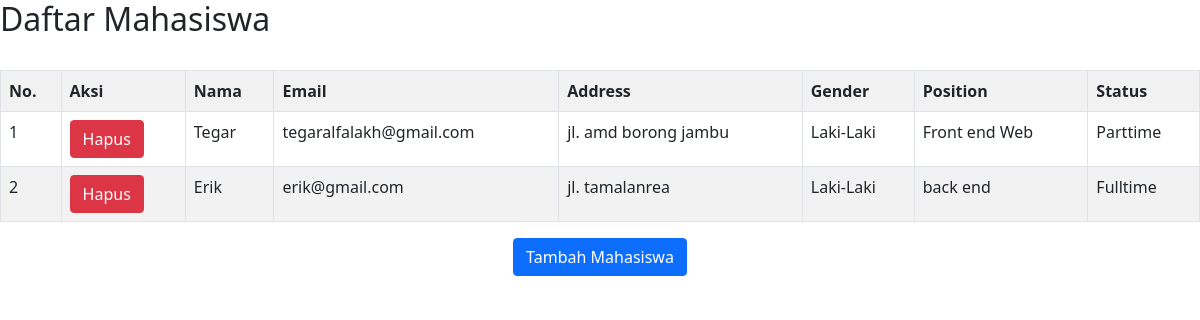
The page / on the database its author committed.
### tables this page shows
CREATE TABLE `mahasiswa` (
  `id` int(11) NOT NULL,
  `nama` varchar(255) NOT NULL,
  `email` varchar(255) NOT NULL,
  `address` varchar(255) NOT NULL,
  `gender` varchar(255) NOT NULL,
  `position` varchar(255) NOT NULL,
  `status` varchar(255) NOT NULL
);

### functions.php (called while the page is built, shortened)
<?php
        $conn = mysqli_connect("localhost", "root", "", "sql");
        function query($query){
            global $conn;
            $data = mysqli_query($conn, $query);
            $mahasiswas = [];
            while( $mahasiswa = mysqli_fetch_assoc($data) ) {
                $mahasiswas[] = $mahasiswa;
            }
            return $mahasiswas;
        }
?>

### index.php (the view, shortened to what this page needs)
<?php
    require 'functions.php';
    $mahasiswa = query("SELECT * FROM mahasiswa");
?>
<!DOCTYPE html>
<html lang="en">
<head>
    <link href="https://cdn.jsdelivr.net/npm/bootstrap@5.1.3/dist/css/bootstrap.min.css" rel="stylesheet">
</head>
<body>
    <h2>Daftar Mahasiswa</h2>
    <br>
    <table id="example" class="table table-striped table-bordered" style="width:100%">
        <tr>
            <th>
                No.
            </th>
            <th>Aksi</th>
            <th>Nama</th>
            <th>Email</th>
            <th>Address</th>
            <th>Gender</th>
            <th>Position</th>
            <th>Status</th>
        </tr>
        <?php foreach($mahasiswa as $item) : ?>
        <tr>
            <td><?= $item["id"] ?></td>
            <td><a href="hapus.php?id=<?= $item["id"]; ?>" onclick="return confirm('yakin ingin menghapus?')">
            <button type="submit" name="submit" class="btn btn-danger">Hapus</button>
                </a>
            </td>
            <td><?= $item["nama"] ?></td>
            <td><?= $item["email"] ?></td>
            <td><?= $item["address"] ?></td>
            <td><?= $item["gender"] ?></td>
            <td><?= $item["position"] ?></td>
            <td><?= $item["status"] ?></td>
        </tr>
        <?php endforeach ?>
    </table>
    <h6 style="text-align: center">
    <a href="tambah.php">
        <button type="submit" name="submit" class="btn btn-primary">Tambah Mahasiswa</button>
    </a>
    </h6>
</body>
</html>

### rows shown on the page
mahasiswa: id "1", nama "Tegar", email "tegaralfalakh@gmail.com", address "jl. amd borong jambu", gender "Laki-Laki", position "Front end Web", status "Parttime"
mahasiswa: id "2", nama "Erik", email "erik@gmail.com", address "jl. tamalanrea", gender "Laki-Laki", position "back end", status "Fulltime"
